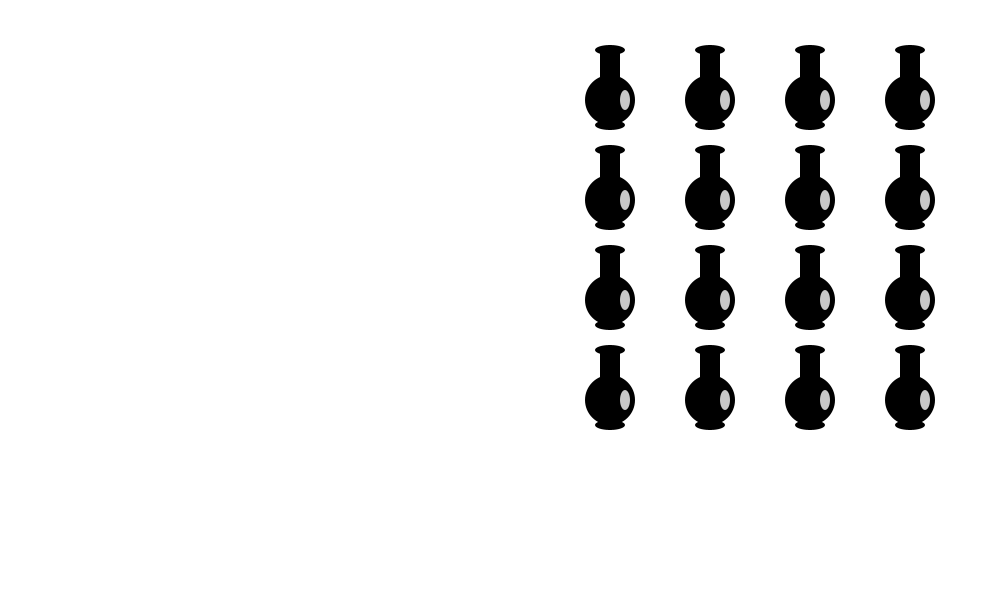
Frame 1 (no input)
Frame 60 (the mouse pressed at the canvas centre just before this capture): identical to frame 1, image omitted
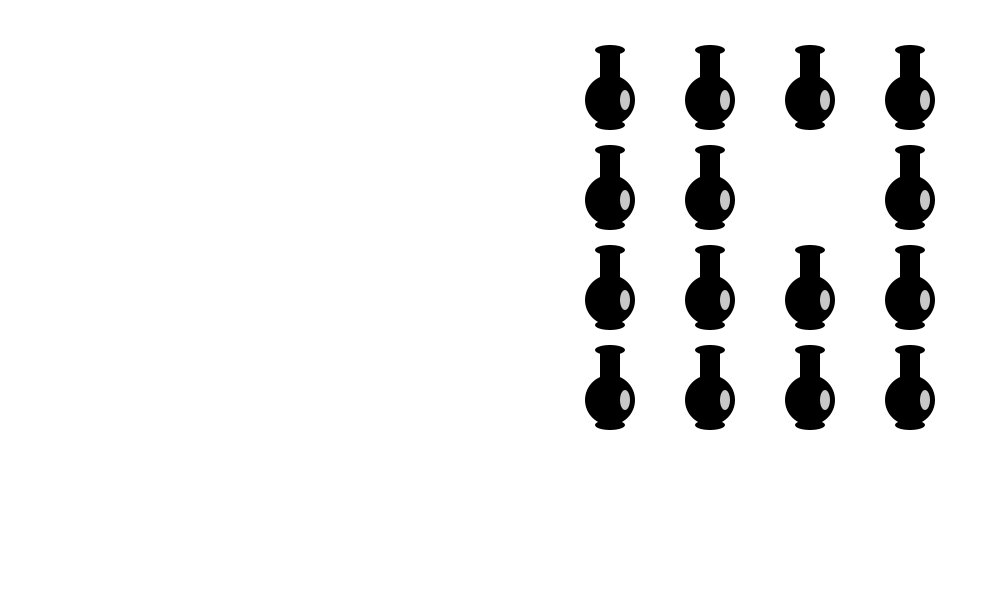
Frame 120 (the mouse held since frame 60 and released just before this capture)

The Processing sketch that drew these frames (run headless with seeded random() and noise(); from frame 60 on, the mouse is pressed at the canvas centre):

// Processing sketch: Shequana_Garnett_Bad_Kitty_9_Game_test_
// ── Shequana_Garnett_Bad_Kitty_9_Game_test_.pde
float move=0;
//float test2=255;
int row=4;
int col=4;

//jars
Jar[][] jar= new Jar[row][col];
//class
class Jar {
  float w;
  float h;
  int dia=50;
  float b =50;
  int fader=255;
  boolean fadeout;

  Jar(float tempH, float tempW) 
  {
    w=tempW;
    h=tempH;
  }
  void display(float w, float h) {
    fill(0, 0, 0, fader);
    rect(400+w+move, 50+h, dia-30, dia);       
    ellipse(410+w+move, 50+h, dia-20, dia-40); 
    ellipse(410+w+move, 125+h, dia-20, dia-40); 
    //rounded base
    ellipse(410+w+move, 100+h, dia, dia);
    //base
    fill(200, 200, 200, fader);
    ellipse(410+w+move+15, 100+h, dia-40, dia-30);
  }
  void fade() {
    if (mouseX>=410+w-dia/2&&mouseX<=410+w+dia/2&&mouseY>=100+h-dia/2&&mouseY<=100+h+dia/2)
    {
      fadeout=true;
    }    
    if (fadeout==true) {     
      fader-=10;
    }
  }
}

void setup() {
  size(1000, 600);  
  textAlign(CENTER);
  textSize(100);
  for (int i=0; i<row; i++) {
    for (int j=0; j<col; j++) {
      jar[i][j]= new Jar(i*100, j*100);
    }
  }
}
void draw() {  
  background(255);
  noStroke();  
  for (int i=0; i<row; i++) {
    for (int j=0; j<col; j++) {
      jar[i][j].display(i*100+200, j*100);
      jar[i][j].fade();
    }
  }
}
